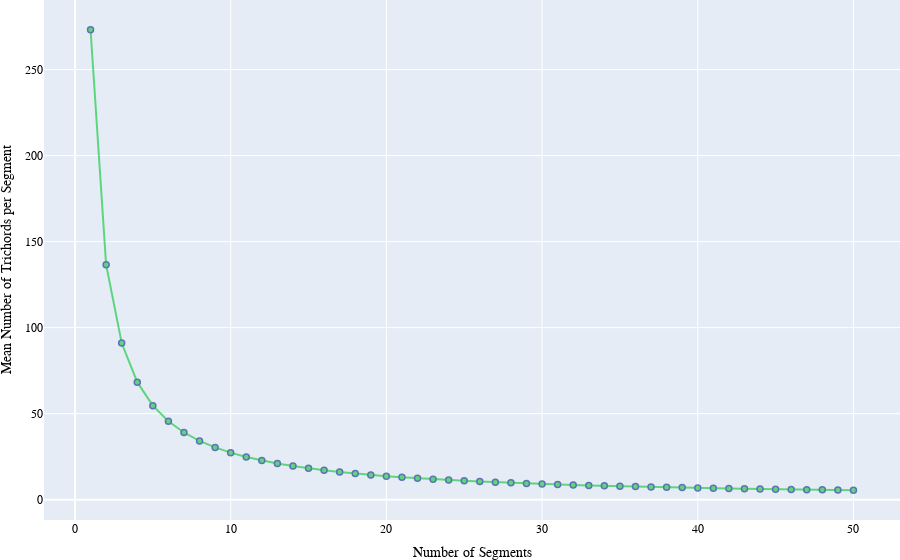

Notebook source saved alongside this figure:
### Code cell
## plot results

fig = go.Figure(data=go.Scatter(x=df["Segments"], y=df["Mean Trichords"],mode='lines+markers'))
fig.update_layout(xaxis=(dict(title={'text': 'Number of Segments'})))
fig.update_layout(yaxis=(dict(title={'text': 'Mean Number of Trichords per Segment'})))
fig.update_traces(marker_color='rgb(3,199,45)', marker_line_color='rgb(3,35,134)', marker_line_width=1.5, opacity=0.6)
fig.update_layout(font=dict(family="Baskerville, monospace", size=12, color='rgb(0,0,0)'))
fig.update_layout(showlegend=False)
fig.update_layout(margin={'l': 0, 'r': 0, 't': 0, 'b': 0})
img_bytes = fig.to_image(format="png", width=800, height=400, scale=1)
fig.show()
Image(img_bytes)

### Figure 1 — Plotly figure (JSON) as saved in the notebook; plotly's stock layout.template omitted (floating-point values rounded to 4 significant figures)
{"data": [{"marker": {"color": "rgb(3,199,45)", "line": {"color": "rgb(3,35,134)", "width": 1.5}}, "mode": "lines+markers", "opacity": 0.6, "type": "scatter", "x": [1, 2, 3, 4, 5, 6, 7, 8, 9, 10, 11, 12, 13, 14, 15, 16, 17, 18, 19, 20, 21, 22, 23, 24, 25, 26, 27, 28, 29, 30, 31, 32, 33, 34, 35, 36, 37, 38, 39, 40, 41, 42, 43, 44, 45, 46, 47, 48, 49, 50], "y": [273.1, 136.6, 91.05, 68.28, 54.63, 45.53, 39.02, 34.14, 30.35, 27.32, 24.83, 22.76, 21.01, 19.51, 18.21, 17.07, 16.07, 15.18, 14.38, 13.66, 13.01, 12.42, 11.88, 11.38, 10.93, 10.51, 10.12, 9.755, 9.418, 9.104, 8.811, 8.535, 8.277, 8.033, 7.805, 7.588, 7.382, 7.188, 7.003, 6.829, 6.662, 6.504, 6.353, 6.208, 6.07, 5.938, 5.812, 5.691, 5.575, 5.463]}], "layout": {"font": {"color": "rgb(0,0,0)", "family": "Baskerville, monospace", "size": 12}, "margin": {"b": 0, "l": 0, "r": 0, "t": 0}, "showlegend": false, "xaxis": {"title": {"text": "Number of Segments"}}, "yaxis": {"title": {"text": "Mean Number of Trichords per Segment"}}}}
